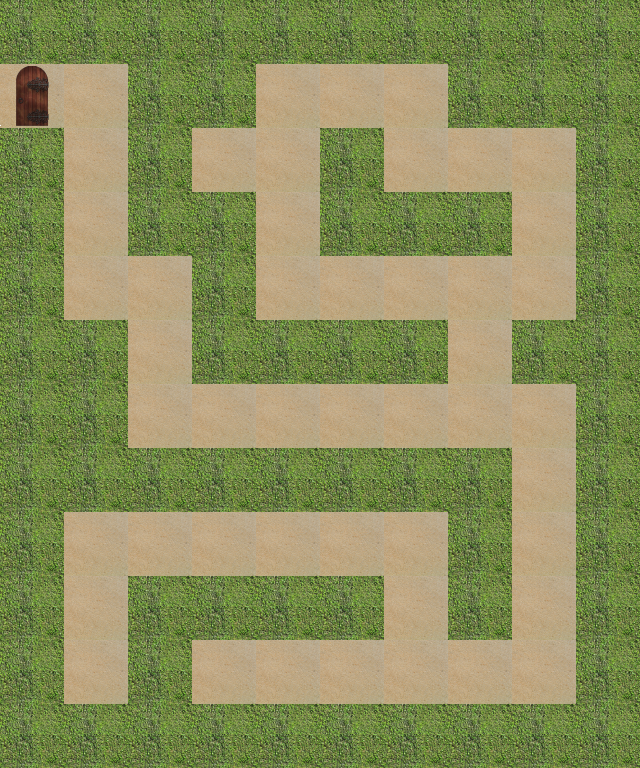

A level layout from a 2D game, rendered from its tile map. Below: a short description, then the map file with tile-grid data replaced by summaries:
An orthogonal 10x12 tile map with 64x64 px tiles, 3 tile layers (path, wall, end), 2 hidden layers not drawn.

<map version="1.0" orientation="orthogonal" renderorder="right-down" width="10" height="12" tilewidth="64" tileheight="64">
 <properties>
  <property name="bestTimePossible" value="9" />
 </properties>
 <tileset firstgid="1" name="sandbush" tilewidth="64" tileheight="64">
  <image source="sandbush.png" width="256" height="192" />
 </tileset>
 <layer name="path" width="10" height="12">
  <data>[120 cells, 48 non-empty, 1 distinct tile ids]</data>
 </layer>
 <layer name="wall" width="10" height="12">
  <data>[120 cells, 72 non-empty, 1 distinct tile ids]</data>
 </layer>
 <layer name="hint" width="10" height="12" visible="0">
  <data>[120 cells, 28 non-empty, 6 distinct tile ids]</data>
 </layer>
 <layer name="start" width="10" height="12" visible="0">
  <data>[120 cells, 1 non-empty, 1 distinct tile ids]</data>
 </layer>
 <layer name="end" width="10" height="12">
  <data>[120 cells, 1 non-empty, 1 distinct tile ids]</data>
 </layer>
</map>
